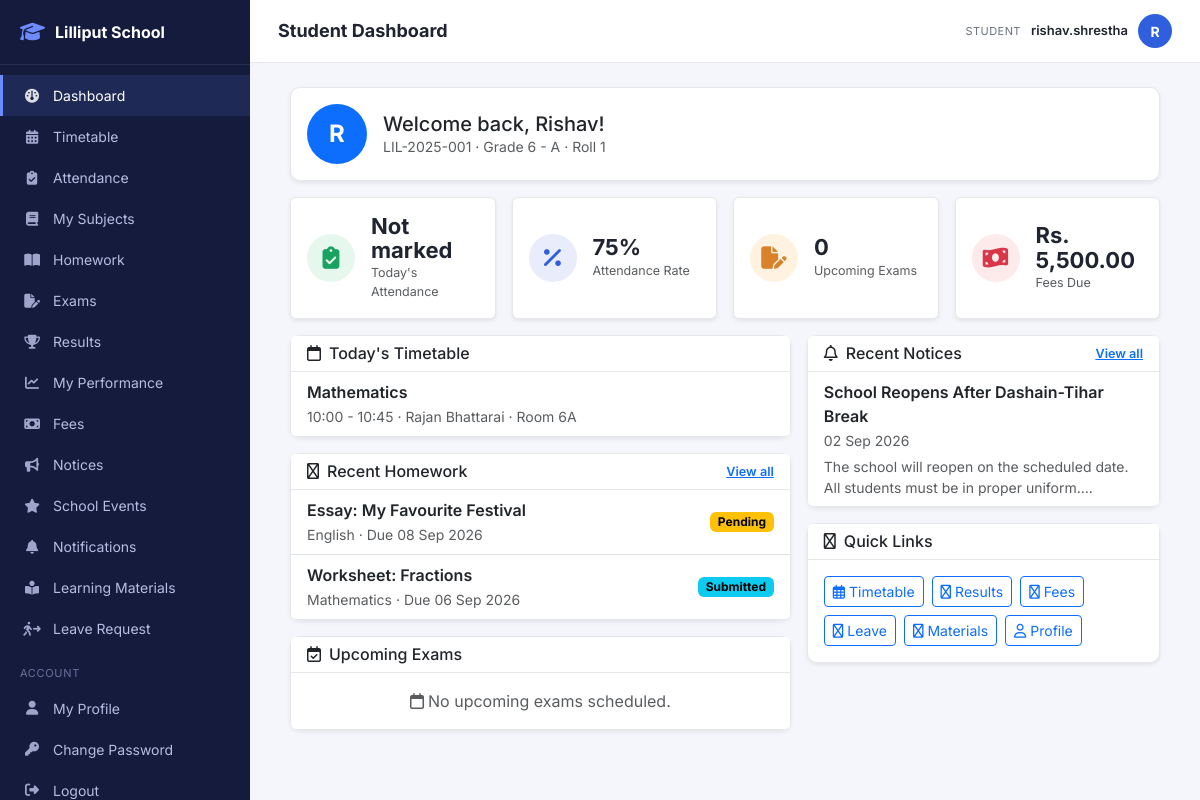
The app's page /student/dashboard.php (signed in) with its own data.
### tables this page shows
CREATE TABLE students (
    id INT AUTO_INCREMENT PRIMARY KEY,
    user_id INT NULL UNIQUE,                
    admission_number VARCHAR(30) NOT NULL UNIQUE,
    first_name VARCHAR(60) NOT NULL,
    middle_name VARCHAR(60) NULL,
    last_name VARCHAR(60) NOT NULL,
    dob DATE NULL,
    gender ENUM('male','female','other') NOT NULL,
    blood_group VARCHAR(5) NULL,
    photo VARCHAR(255) NULL,
    address VARCHAR(255) NULL,
    phone VARCHAR(20) NULL,
    email VARCHAR(120) NULL,
    emergency_contact_name VARCHAR(100) NULL,
    emergency_contact_relation VARCHAR(40) NULL,
    emergency_contact_phone VARCHAR(20) NULL,
    status ENUM('active','inactive','transferred','graduated','left') NOT NULL DEFAULT 'active',
    created_at DATETIME NOT NULL DEFAULT CURRENT_TIMESTAMP,
    FOREIGN KEY (user_id) REFERENCES users(id) ON DELETE SET NULL
);

CREATE TABLE classes (
    id INT AUTO_INCREMENT PRIMARY KEY,
    name VARCHAR(30) NOT NULL UNIQUE,
    sort_order INT NOT NULL DEFAULT 0
);

CREATE TABLE sections (
    id INT AUTO_INCREMENT PRIMARY KEY,
    name VARCHAR(10) NOT NULL UNIQUE
);

CREATE TABLE timetable (
    id INT AUTO_INCREMENT PRIMARY KEY,
    class_section_id INT NOT NULL,
    subject_id INT NOT NULL,
    teacher_id INT NOT NULL,
    day_of_week TINYINT NOT NULL,           
    start_time TIME NOT NULL,
    end_time TIME NOT NULL,
    room VARCHAR(30) NULL,
    FOREIGN KEY (class_section_id) REFERENCES class_sections(id) ON DELETE CASCADE,
    FOREIGN KEY (subject_id) REFERENCES subjects(id) ON DELETE CASCADE,
    FOREIGN KEY (teacher_id) REFERENCES teachers(id) ON DELETE CASCADE,
    INDEX idx_tt_cs_day (class_section_id, day_of_week),
    INDEX idx_tt_teacher_day (teacher_id, day_of_week)
);

CREATE TABLE subjects (
    id INT AUTO_INCREMENT PRIMARY KEY,
    name VARCHAR(80) NOT NULL,
    code VARCHAR(20) NOT NULL UNIQUE,
    description VARCHAR(255) NULL,
    status ENUM('active','inactive') NOT NULL DEFAULT 'active'
);

CREATE TABLE homework (
    id INT AUTO_INCREMENT PRIMARY KEY,
    class_section_id INT NOT NULL,
    subject_id INT NOT NULL,
    teacher_id INT NOT NULL,
    title VARCHAR(150) NOT NULL,
    description TEXT NULL,
    due_date DATE NOT NULL,
    attachment VARCHAR(255) NULL,
    created_at DATETIME NOT NULL DEFAULT CURRENT_TIMESTAMP,
    FOREIGN KEY (class_section_id) REFERENCES class_sections(id) ON DELETE CASCADE,
    FOREIGN KEY (subject_id) REFERENCES subjects(id) ON DELETE CASCADE,
    FOREIGN KEY (teacher_id) REFERENCES teachers(id) ON DELETE CASCADE
);

CREATE TABLE notices (
    id INT AUTO_INCREMENT PRIMARY KEY,
    title VARCHAR(150) NOT NULL,
    description TEXT NULL,
    notice_date DATE NOT NULL,
    audience ENUM('everyone','teachers','students','parents','class') NOT NULL DEFAULT 'everyone',
    class_section_id INT NULL,
    attachment VARCHAR(255) NULL,
    created_by INT NOT NULL,
    created_at DATETIME NOT NULL DEFAULT CURRENT_TIMESTAMP,
    FOREIGN KEY (class_section_id) REFERENCES class_sections(id) ON DELETE SET NULL,
    FOREIGN KEY (created_by) REFERENCES users(id)
);

### student/dashboard.php (the view, shortened to what the rows shown need)
<?php
$student = require_student_profile();
$db = Database::connection();
$enr = $student['enrollment'] ?? [];
$csId = $enr['class_section_id'] ?? null;
$studentId = $student['id'] ?? 0;
$dow = (int) date('w') + 1;
$todayClasses = [];
if ($csId) {
    try {
        $stmt = $db->prepare("
            SELECT tt.*, subj.name AS subject_name,
                   CONCAT(t.first_name, ' ', t.last_name) AS teacher_name
            FROM timetable tt
            JOIN subjects subj ON subj.id = tt.subject_id
            JOIN teachers t ON t.id = tt.teacher_id
            WHERE tt.class_section_id = :cs AND tt.day_of_week = :d
            ORDER BY tt.start_time
        ");
        $stmt->execute(['cs' => $csId, 'd' => $dow]);
        $todayClasses = $stmt->fetchAll(PDO::FETCH_ASSOC);
    } catch (PDOException $e) {
        error_log("Timetable query error: " . $e->getMessage());
    }
}
$recentHomework = [];
try {
    $stmt = $db->prepare("
        SELECT h.*, subj.name AS subject_name,
            (SELECT status FROM homework_submissions hs
             WHERE hs.homework_id = h.id AND hs.student_id = :s) AS sub_status
        FROM homework h
        JOIN subjects subj ON subj.id = h.subject_id
        WHERE h.class_section_id = :cs
        ORDER BY h.due_date DESC
        LIMIT 5
    ");
    $stmt->execute(['cs' => $csId ?? 0, 's' => $studentId]);
    $recentHomework = $stmt->fetchAll(PDO::FETCH_ASSOC);
} catch (PDOException $e) {
    error_log("Homework query error: " . $e->getMessage());
}
$recentNotices = [];
try {
    $stmt = $db->query("
        SELECT title, notice_date, description
        FROM notices
        WHERE audience IN ('everyone', 'students')
        ORDER BY notice_date DESC
        LIMIT 5
    ");
    $recentNotices = $stmt->fetchAll(PDO::FETCH_ASSOC);
} catch (PDOException $e) {
    error_log("Notices query error: " . $e->getMessage());
}
include __DIR__ . '/../includes/layout_start.php';
?>
<div class="container-fluid">
    <div class="card mb-3 shadow-sm">
        <div class="card-body d-flex align-items-center gap-3 flex-wrap">
            <div class="avatar-lg bg-primary text-white rounded-circle d-flex align-items-center justify-content-center" style="width:60px;height:60px;font-size:24px;font-weight:bold;">
                <?= e(strtoupper(substr($student['first_name'] ?? 'S', 0, 1))) ?>
            </div>
            <div>
                <h5 class="mb-0">Welcome back, <?= e($student['first_name'] ?? 'Student') ?>!</h5>
                <div class="text-muted small">
                    <?= e($student['admission_number'] ?? 'N/A') ?>
                    <?php if ($enr): ?>
                        &middot; <?= e($enr['class_name'] ?? '') . ' - ' . e($enr['section_name'] ?? '') ?>
                        &middot; Roll <?= e($enr['roll_number'] ?? '-') ?>
                    <?php endif; ?>
                </div>
            </div>
        </div>
    </div>
    <div class="row g-3">
        <div class="col-lg-7">
            <div class="card mb-3 shadow-sm">
                <ul class="list-group list-group-flush">
                    <?php if (!empty($todayClasses)): ?>
                        <?php foreach ($todayClasses as $c): ?>
                            <li class="list-group-item">
                                <div class="fw-semibold"><?= e($c['subject_name'] ?? 'N/A') ?></div>
                                <small class="text-muted">
                                    <?= e(substr($c['start_time'] ?? '', 0, 5)) ?> -
                                    <?= e(substr($c['end_time'] ?? '', 0, 5)) ?>
                                    &middot; <?= e($c['teacher_name'] ?? 'TBA') ?>
                                    &middot; <?= e($c['room'] ?? 'Room TBA') ?>
                                </small>
                            </li>
                        <?php endforeach; ?>
                    <?php else: ?>
                        <li class="list-group-item text-center text-muted py-3">
                            <i class="fa-regular fa-clock me-1"></i>No classes scheduled for today.
                        </li>
                    <?php endif; ?>
                </ul>
            </div>
            <div class="card mb-3 shadow-sm">
                <ul class="list-group list-group-flush">
                    <?php if (!empty($recentHomework)): ?>
                        <?php foreach ($recentHomework as $h): ?>
                            <li class="list-group-item d-flex justify-content-between align-items-center">
                                <div>
                                    <div class="fw-semibold"><?= e($h['title'] ?? 'N/A') ?></div>
                                    <small class="text-muted">
                                        <?= e($h['subject_name'] ?? 'N/A') ?>
                                        &middot; Due <?= format_date($h['due_date'] ?? '') ?>
                                    </small>
                                </div>
                                <?= status_badge($h['sub_status'] ?? 'pending') ?>
                            </li>
                        <?php endforeach; ?>
                    <?php else: ?>
                        <li class="list-group-item text-center text-muted py-3">
                            <i class="fa-regular fa-file me-1"></i>No homework assigned yet.
                        </li>
                    <?php endif; ?>
                </ul>
            </div>
        </div>
        <div class="col-lg-5">
            <div class="card mb-3 shadow-sm">
                <ul class="list-group list-group-flush">
                    <?php if (!empty($recentNotices)): ?>
                        <?php foreach ($recentNotices as $n): ?>
                            <li class="list-group-item">
                                <div class="fw-semibold"><?= e($n['title'] ?? 'N/A') ?></div>
                                <small class="text-muted"><?= format_date($n['notice_date'] ?? '') ?></small>
                                <?php if (!empty($n['description'])): ?>
                                    <div class="small text-muted mt-1"><?= e(substr($n['description'], 0, 100)) ?>...</div>
                                <?php endif; ?>
                            </li>
                        <?php endforeach; ?>
                    <?php else: ?>
                        <li class="list-group-item text-center text-muted py-3">
                            <i class="fa-regular fa-bell me-1"></i>No notices yet.
                        </li>
                    <?php endif; ?>
                </ul>
            </div>
        </div>
    </div>
</div>
<?php include __DIR__ . '/../includes/layout_end.php'; ?>

### core/helpers.php (shortened to what the rows shown need)
<?php
function e(?string $value): string
{
    return htmlspecialchars((string)($value ?? ''), ENT_QUOTES, 'UTF-8');
}
function base_url(string $path = ''): string
{
    static $cfg = null;
    if ($cfg === null) $cfg = require __DIR__ . '/../config/app.php';
    return rtrim($cfg['base_url'], '/') . '/' . ltrim($path, '/');
}
function format_date(?string $date, string $fmt = 'd M Y'): string
{
    $d = DateTime::createFromFormat('Y-m-d', substr($date, 0, 10));
    return $d ? $d->format($fmt) : $date;
}
function current_student(): ?array
{
    $db = Database::connection();
    $stmt = $db->prepare('SELECT * FROM students WHERE user_id = :u');
    $stmt->execute(['u' => Auth::id()]);
    $student = $stmt->fetch();
    $enr = $db->prepare("
        SELECT se.*, cs.id AS class_section_id, c.name AS class_name, sec.name AS section_name,
               ay.name AS year_name, ay.id AS academic_year_id
        FROM student_enrollments se
        JOIN class_sections cs ON cs.id = se.class_section_id
        JOIN classes c ON c.id = cs.class_id
        JOIN sections sec ON sec.id = cs.section_id
        JOIN academic_years ay ON ay.id = se.academic_year_id
        WHERE se.student_id = :s AND ay.is_active = 1
        LIMIT 1
    ");
    $enr->execute(['s' => $student['id']]);
    $student['enrollment'] = $enr->fetch() ?: null;
    return $student;
}
function require_student_profile(): array
{
    $student = current_student();
    return $student;
}
function status_badge(string $status): string
{
    $map = [
        'active' => 'success', 'present' => 'success', 'paid' => 'success', 'pass' => 'success',
        'inactive' => 'secondary', 'left' => 'secondary',
        'absent' => 'danger', 'unpaid' => 'danger', 'fail' => 'danger',
        'late' => 'warning', 'partial' => 'warning', 'pending' => 'warning',
        'transferred' => 'info', 'graduated' => 'primary',
        'submitted' => 'info', 'checked' => 'primary',
        'approved' => 'success', 'rejected' => 'danger',
        'upcoming' => 'info', 'ongoing' => 'warning', 'completed' => 'secondary', 'result_published' => 'success',
    ];
    $color = $map[$status] ?? 'secondary';
    return '<span class="badge text-bg-' . $color . '">' . e(ucfirst($status)) . '</span>';
}

### records on screen
students: substr($student['first_name'] ?? 'S', 0, 1) "R", first_name "Rishav", admission_number "LIL-2025-001", id.name "Grade 6", id.name "A", id "1"
timetable: subject.name "Mathematics", start_time "10:00", end_time "10:45", teacher_name "Rajan Bhattarai", room "Room 6A"
homework: title "Essay: My Favourite Festival", subject.name "English", due_date "08 Sep 2026"
homework: title "Worksheet: Fractions", subject.name "Mathematics", due_date "06 Sep 2026", status "Submitted"
notices: title "School Reopens After Dashain-Tihar Break", notice_date "02 Sep 2026", description "The school will reopen on the scheduled date. All students must be in proper uniform."

### other values on screen
$label "Dashboard Timetable Attendance My Subjects Homework Exams Results My Performance Fees Notices School Events Notifications Learning Materials Leave Request My Profile Change Password"
$pageTitle "Student Dashboard"
role_label(Auth::role()) "STUDENT"
Auth::username() "rishav.shrestha"
substr(Auth::username(), 0, 1) "R"
$attPct "75"
count($upcomingExams) "0"
format_money($due) "Rs. 5,500.00"
